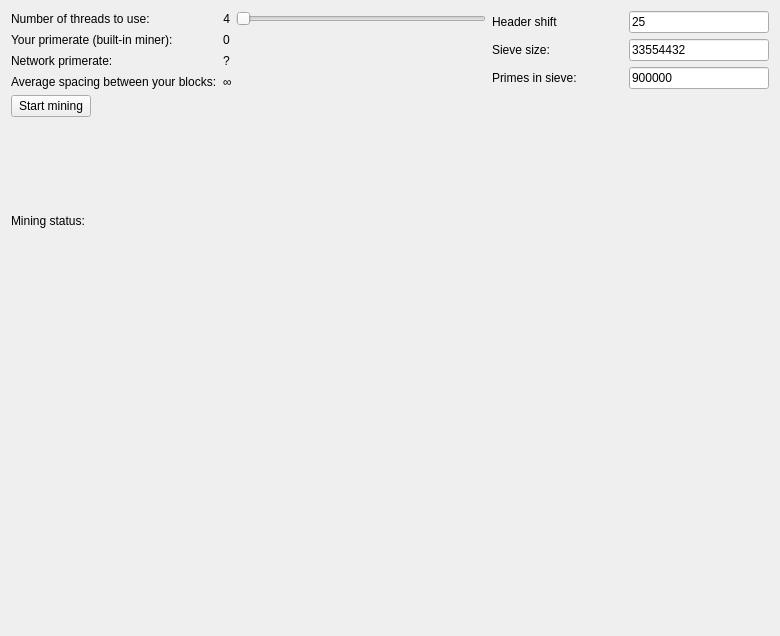
<?xml version="1.0" encoding="UTF-8"?>
<ui version="4.0">
 <class>MiningPage</class>
 <widget class="QWidget" name="MiningPage">
  <property name="geometry">
   <rect>
    <x>0</x>
    <y>0</y>
    <width>780</width>
    <height>636</height>
   </rect>
  </property>
  <property name="windowTitle">
   <string>Mining</string>
  </property>
  <layout class="QVBoxLayout" name="verticalLayout">
   <item>
    <layout class="QHBoxLayout" name="settings">
     <item>
      <layout class="QGridLayout" name="minerDetails">
       <item row="0" column="1">
        <layout class="QHBoxLayout" name="threadSettings">
         <item>
          <widget class="QLabel" name="labelNCores">
           <property name="text">
            <string>4</string>
           </property>
           <property name="alignment">
            <set>Qt::AlignRight|Qt::AlignTrailing|Qt::AlignVCenter</set>
           </property>
          </widget>
         </item>
         <item>
          <widget class="QSlider" name="sliderCores">
           <property name="minimumSize">
            <size>
             <width>250</width>
             <height>0</height>
            </size>
           </property>
           <property name="orientation">
            <enum>Qt::Horizontal</enum>
           </property>
          </widget>
         </item>
        </layout>
       </item>
       <item row="0" column="0">
        <widget class="QLabel" name="noofthreadsLabel">
         <property name="text">
          <string>Number of threads to use:</string>
         </property>
        </widget>
       </item>
       <item row="1" column="0">
        <widget class="QLabel" name="yourprimeratelabelText">
         <property name="text">
          <string>Your primerate (built-in miner):</string>
         </property>
        </widget>
       </item>
       <item row="1" column="1">
        <widget class="QLabel" name="labelYourHashrate">
         <property name="text">
          <string>0</string>
         </property>
        </widget>
       </item>
       <item row="2" column="0">
        <widget class="QLabel" name="networkprimeratelabelText">
         <property name="text">
          <string>Network primerate:</string>
         </property>
        </widget>
       </item>
       <item row="2" column="1">
        <widget class="QLabel" name="labelNethashrate">
         <property name="text">
          <string>?</string>
         </property>
        </widget>
       </item>
       <item row="3" column="0">
        <widget class="QLabel" name="averageblockspacinglabelText">
         <property name="text">
          <string>Average spacing between your blocks:</string>
         </property>
        </widget>
       </item>
       <item row="3" column="1">
        <widget class="QLabel" name="labelNextBlock">
         <property name="text">
          <string>∞</string>
         </property>
        </widget>
       </item>
      </layout>
     </item>
     <item>
      <layout class="QGridLayout" name="SieveSettings">
       <item row="0" column="0">
        <widget class="QLabel" name="headershiftLabel">
         <property name="text">
          <string>Header shift</string>
         </property>
         <property name="textFormat">
          <enum>Qt::PlainText</enum>
         </property>
         <property name="buddy">
          <cstring>headershiftValue</cstring>
         </property>
        </widget>
       </item>
       <item row="0" column="1">
        <widget class="QValidatedLineEdit" name="headershiftValue">
         <property name="minimumSize">
          <size>
           <width>140</width>
           <height>0</height>
          </size>
         </property>
         <property name="maximumSize">
          <size>
           <width>140</width>
           <height>16777215</height>
          </size>
         </property>
         <property name="toolTip">
          <string>Sets the header shift - sieve size will be 2^shift size.</string>
         </property>
         <property name="text">
          <string>25</string>
         </property>
        </widget>
       </item>
       <item row="1" column="0">
        <widget class="QLabel" name="sievesizelabelText">
         <property name="text">
          <string>Sieve size:</string>
         </property>
         <property name="textFormat">
          <enum>Qt::PlainText</enum>
         </property>
        </widget>
       </item>
       <item row="1" column="1">
        <widget class="QValidatedLineEdit" name="sievesizeValue">
         <property name="minimumSize">
          <size>
           <width>140</width>
           <height>0</height>
          </size>
         </property>
         <property name="maximumSize">
          <size>
           <width>140</width>
           <height>16777215</height>
          </size>
         </property>
         <property name="toolTip">
          <string>The size of the prime sieve, 2^shift</string>
         </property>
         <property name="text">
          <string>33554432</string>
         </property>
        </widget>
       </item>
       <item row="2" column="0">
        <widget class="QLabel" name="sieveprimeslabelText">
         <property name="text">
          <string>Primes in sieve:</string>
         </property>
        </widget>
       </item>
       <item row="2" column="1">
        <widget class="QValidatedLineEdit" name="sieveprimesValue">
         <property name="minimumSize">
          <size>
           <width>140</width>
           <height>0</height>
          </size>
         </property>
         <property name="maximumSize">
          <size>
           <width>140</width>
           <height>16777215</height>
          </size>
         </property>
         <property name="toolTip">
          <string>Sets the amount of primes used in the sieve.</string>
         </property>
         <property name="text">
          <string>900000</string>
         </property>
        </widget>
       </item>
      </layout>
     </item>
    </layout>
   </item>
   <item>
    <layout class="QHBoxLayout" name="miningSwitch">
     <item>
      <widget class="QPushButton" name="pushSwitchMining">
       <property name="text">
        <string>Start mining</string>
       </property>
      </widget>
     </item>
     <item>
      <spacer name="miningswitchhorizontalSpacer">
       <property name="orientation">
        <enum>Qt::Horizontal</enum>
       </property>
       <property name="sizeHint" stdset="0">
        <size>
         <width>40</width>
         <height>20</height>
        </size>
       </property>
      </spacer>
     </item>
    </layout>
   </item>
   <item>
    <spacer name="verticalSpacer">
     <property name="orientation">
      <enum>Qt::Vertical</enum>
     </property>
     <property name="sizeHint" stdset="0">
      <size>
       <width>20</width>
       <height>10</height>
      </size>
     </property>
    </spacer>
   </item>
   <item>
    <layout class="QHBoxLayout" name="miningStatisticsLayout">
     <item>
      <widget class="QLabel" name="miningStatisticslabelText">
       <property name="sizePolicy">
        <sizepolicy hsizetype="Minimum" vsizetype="Preferred">
         <horstretch>0</horstretch>
         <verstretch>0</verstretch>
        </sizepolicy>
       </property>
       <property name="text">
        <string>Mining status:</string>
       </property>
      </widget>
     </item>
     <item>
      <widget class="QLabel" name="miningStatistics">
       <property name="sizePolicy">
        <sizepolicy hsizetype="MinimumExpanding" vsizetype="Preferred">
         <horstretch>0</horstretch>
         <verstretch>0</verstretch>
        </sizepolicy>
       </property>
       <!--
       <property name="text">
        <string>Not mining</string>
       </property>
       -->
      </widget>
     </item>
    </layout>
   </item>
   <item>
    <spacer name="verticalSpacer">
     <property name="orientation">
      <enum>Qt::Vertical</enum>
     </property>
     <property name="sizeHint" stdset="0">
      <size>
       <width>20</width>
       <height>10</height>
      </size>
     </property>
    </spacer>
   </item>
   <item>
    <layout class="QHBoxLayout" name="chartsLayout">
     <item>
      <layout class="QVBoxLayout" name="difficultyplotLayout">
       <item>
        <widget class="QCustomPlot" name="diffplot_difficulty" native="true">
         <property name="minimumSize">
          <size>
           <width>350</width>
           <height>300</height>
          </size>
         </property>
        </widget>
       </item>
      </layout>
     </item>
     <item>
      <layout class="QVBoxLayout" name="hashrateplotLayout">
       <item>
        <widget class="QCustomPlot" name="diffplot_hashrate" native="true">
         <property name="minimumSize">
          <size>
           <width>350</width>
           <height>300</height>
          </size>
         </property>
        </widget>
       </item>
      </layout>
     </item>
    </layout>
   </item>
  </layout>
 </widget>
 <customwidgets>
  <customwidget>
   <class>QCustomPlot</class>
   <extends>QWidget</extends>
   <header>qt/qcustomplot.h</header>
   <container>1</container>
  </customwidget>
  <customwidget>
   <class>QValidatedLineEdit</class>
   <extends>QLineEdit</extends>
   <header>qvalidatedlineedit.h</header>
  </customwidget>
 </customwidgets>
 <resources/>
 <connections/>
</ui>
